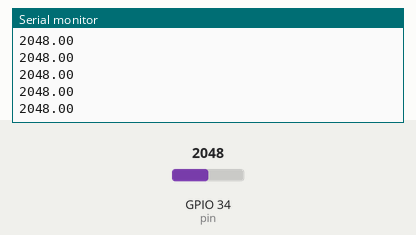
This sketch was run on a simulated ESP32. Shown: the last lines printed to the serial monitor. The test bench sets the inputs (shaded band); at power-on: GPIO 34 (pin) = 2048. WiFi joins after 1.5 s; servers stay silent unless stated; storage starts empty.

Above: at 4.2 s.
4.3 s: GPIO 34 (pin) set to 2866
At 5.4 s:
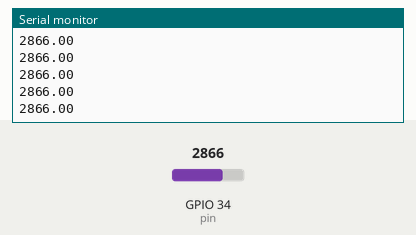
5.8 s: GPIO 34 (pin) set to 3603
At 6.9 s:
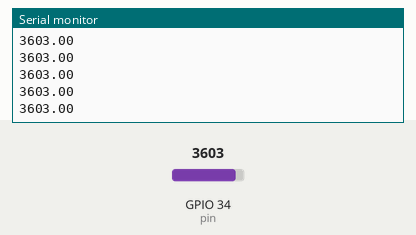
Timing chart, 0 to 8.5 s (numbered marks = the images above; inputs shaded):
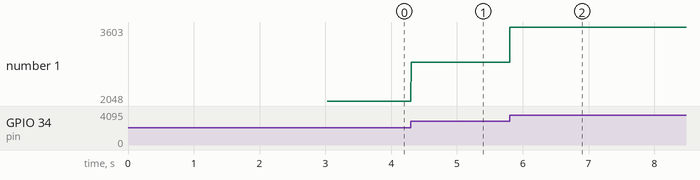

The sketch:

ESO-32_Code.ino
```cpp
#include "SPIFFS.h"
#include <WiFi.h>

const char* ssid = "MyWifi";
const char* password = "abcdef123";

const int pin = 34; // the pin you want to read from
const char* filename = "/data.csv"; // the name of the file to save the data in
const int numReadings = 44605; // number of readings to take before saving to the file
int readingsTaken = 0;

void setup() {
  Serial.begin(115200);
  if(!SPIFFS.begin(true)){
    //Serial.println("An error occurred while mounting SPIFFS");
    return;
  }
  else
   // Serial.println("Success");

  WiFi.begin(ssid, password);
 // Serial.print("Connecting to ");
 // Serial.print(ssid);
  while (WiFi.status() != WL_CONNECTED) {
    delay(1000);
  //  Serial.print(".");
  }
  // Serial.println("");
  // Serial.println("WiFi connected.");
  // Serial.println("IP address: ");
  // Serial.println(WiFi.localIP());

  delay(1000);
}


void loop()
{
  // open the file in append mode
  File file = SPIFFS.open(filename, "a");
  for (int i = 0; i < numReadings; i++)
  {
    // read the data from the pin
    // int data = analogRead(pin);
    double data = getDataFromESP32();
    Serial.println(data);
    // write the data to the file
    file.print(data);
    file.print(",");
    readingsTaken++;
   // Serial.println("Data added to file.");
    delay(2);
  }
  file.close();
 // Serial.println("Data saved to file.");
  // terminate the loop after saving the desired number of readings
  while (true) {
    delay(1000); // delay to avoid a tight loop
  }
}

double getDataFromESP32() {
  // replace this with your code to read data from your ESP32
  //return random(2000, 2500);
  return analogRead(pin);
}
```

Measured:
- after the input at 4.3 s, the serial monitor: prints a new line at once (image 1)
- after the input at 5.8 s, the serial monitor: prints a new line at once (image 2)
- plotted number 1: 2048 → 2866 after the input at 4.3 s, 2866 → 3603 after the input at 5.8 s
